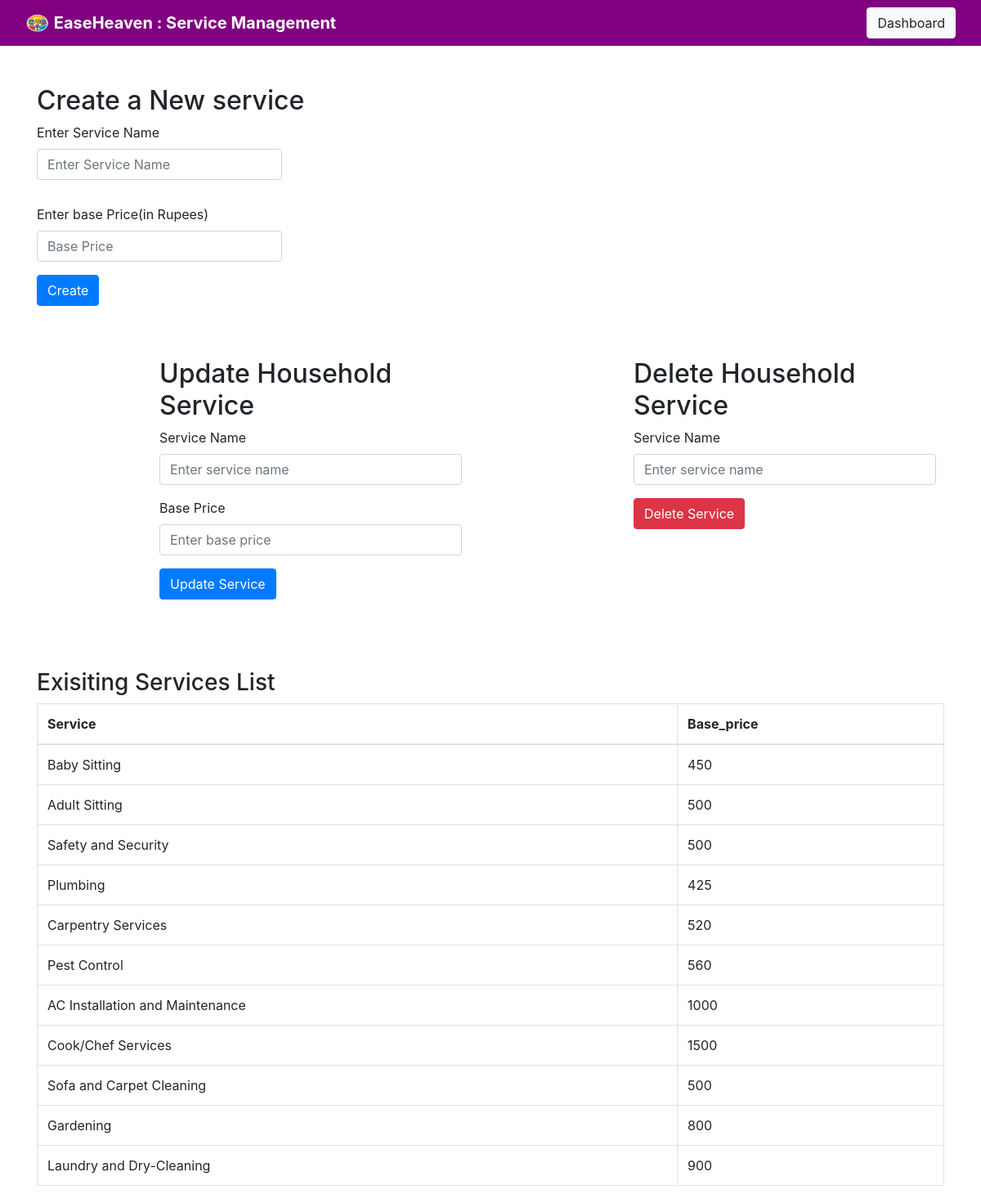
The app's page /service with its own data.
### tables this page shows
CREATE TABLE "sr" (
	"service"	TEXT NOT NULL UNIQUE,
	"price"	INTEGER NOT NULL,
	PRIMARY KEY("service")
);

### main.py (the view, shortened to what this page needs)
@app.route('/service', methods=['GET', 'POST'])
def service():
    conn = sqlite3.connect('customer.db')
    cursor = conn.cursor()
    if request.method == 'POST' and 'update' in request.form:
        serv = request.form.get('service1')
        rate= request.form.get('price1')
        cursor.execute('UPDATE sr SET price = ? WHERE service = ?', (rate,serv))
        conn.commit()
        flash('Successfully Update service')
    if request.method == 'POST' and 'delete' in request.form:
        serv1 = request.form.get('service2')
        cursor.execute('Delete From sr WHERE service = ?', (serv1,))
        conn.commit()
        flash('Successfully Delete service')
    cursor.execute('SELECT service, price FROM sr')
    table1 = cursor.fetchall()
    return render_template('service.html',table1=table1)

### main.py (called while the page is built)
@app.teardown_appcontext
def close_connection(exception):
    db = getattr(g, '_database', None)
    if db is not None:
        db.close()

### templates/service.html (shortened to what this page needs)
<!DOCTYPE html>
<html>
<head>
  <link href="https://stackpath.bootstrapcdn.com/bootstrap/4.5.2/css/bootstrap.min.css" rel="stylesheet">
</head>
<body>
  <nav class="navbar" style="background-color: purple;">
    <div class="container-fluid">
      <a class="navbar-brand" href="#" style="font-weight: bold; color: white;">
        <img src="{{ url_for('static', filename='10.png') }}" alt="Logo" width="30" height="24" class="d-inline-block align-text-top">
        EaseHeaven : Service Management
      </a>
      <a href="/admin_ds" class="btn btn-light ml-auto">Dashboard</a>
    </div>
  </nav>
  <form method="POST" action="/service">
  <div class="container mt-5">
  <h2>Create a New service</h2>
  <div class="form-group" style="width:300px">
    <label for="userId">Enter Service Name</label>
    <input type="text" name="service" class="form-control"  placeholder="Enter Service Name">
  </div>
  <div class="form-group" style="width:300px; margin-top: 30px;">
    <label for="userId">Enter base Price(in Rupees)</label>
    <input type="number" name="price" class="form-control"  placeholder="Base Price">
  </div>
  <button class="btn btn-primary" name="create" >Create</button>
</form>
<div class="container mt-5" style="width:400px; float: left; margin-left: 180px;">
  <h2>Update Household Service</h2>
  <form method="POST" action="/service">
    <div class="form-group">
      <label for="serviceName">Service Name</label>
      <input type="text" name="service1" class="form-control" id="serviceName" placeholder="Enter service name" required>
    </div>
    <div class="form-group">
      <label for="basePrice">Base Price</label>
      <input type="number" name="price1" class="form-control" id="basePrice" placeholder="Enter base price" required>
    </div>
    <button type="submit" name="update" class="btn btn-primary">Update Service</button>
  </form>
</div>
<div class="container mt-5" style="width:400px; float: left; margin-left: 180px;">
  <h2>Delete Household Service</h2>
  <form method="POST" action="/service">
    <div class="form-group">
      <label for="serviceName">Service Name</label>
      <input type="text" name="service2" class="form-control" id="serviceName" placeholder="Enter service name" required>
    </div>
    <button type="submit" name="delete" class="btn btn-danger">Delete Service</button>
  </form>
</div>
<div class="container mt-5">
    <h3 style="margin-top: 40%;">Exisiting Services List</h3>
    <table class="table table-bordered">
      <thead>
        <tr>
          <th>Service</th>
          <th>Base_price</th>
        </tr>
      </thead>
      <tbody>
        {% for user1 in table1 %}
        <tr>
          <td>{{ user1[0] }}</td>
          <td>{{ user1[1] }}</td>
        </tr>
        {% endfor %}
      </tbody>
    </table>
</body>
</html>

### records on screen
sr: service "Baby Sitting", price "450"
sr: service "Adult Sitting", price "500"
sr: service "Safety and Security", price "500"
sr: service "Plumbing", price "425"
sr: service "Carpentry Services", price "520"
sr: service "Pest Control", price "560"
sr: service "AC Installation and Maintenance", price "1000"
sr: service "Cook/Chef Services", price "1500"
sr: service "Sofa and Carpet Cleaning", price "500"
sr: service "Gardening", price "800"
sr: service "Laundry and Dry-Cleaning", price "900"
